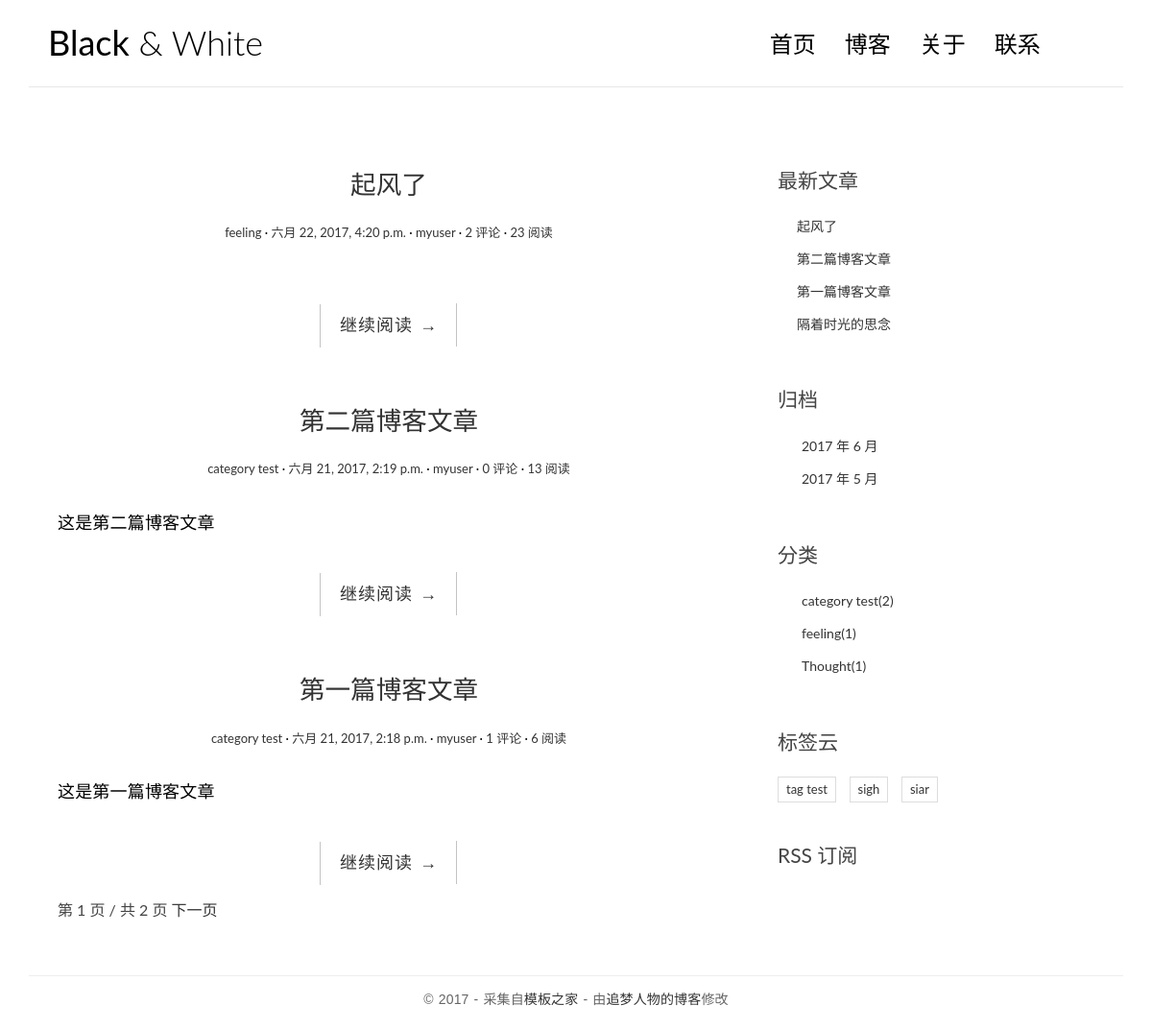
The app's page /, older data.
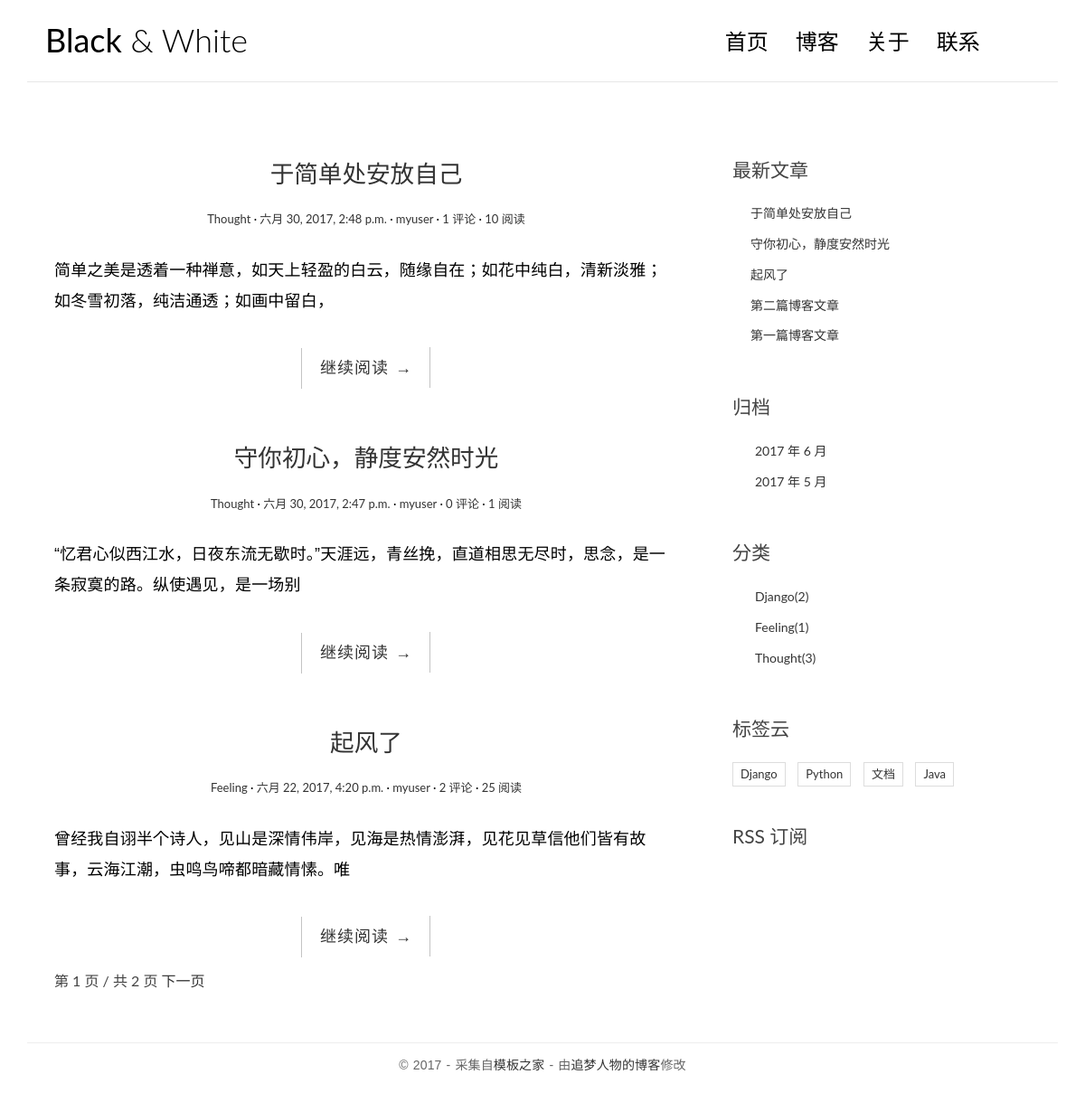
The same page, newer data.
### blog/models.py (models this page shows, shortened)
@python_2_unicode_compatible
class Post(models.Model):
    title = models.CharField(max_length=70)
    body = models.TextField()
    created_time = models.DateTimeField()
    modified_time = models.DateTimeField()
    excerpt = models.CharField(max_length=200, blank=True)
    category = models.ForeignKey(Category)
    tags = models.ManyToManyField(Tag, blank=True)
    author = models.ForeignKey(User)
    views = models.PositiveIntegerField(default=0)
    def get_absolute_url(self):
        return reverse('blog:detail', kwargs={'pk': self.pk})
    class Meta:
        ordering = ['-created_time']

@python_2_unicode_compatible
class Category(models.Model):
    name = models.CharField(max_length=100)

@python_2_unicode_compatible
class Tag(models.Model):
    name = models.CharField(max_length=100)

### blog/views.py (the view)
# urls.py: url(r'^$', views.IndexView.as_view(), name='index'),
class IndexView(ListView):
    model = Post
    template_name = 'blog/index.html'
    context_object_name = 'post_list'
    paginate_by = 3

### blog/templatetags/blog_tags.py (called while the page is built)
@register.simple_tag
def get_recent_posts(num=5):
    return Post.objects.all().order_by('-created_time')[:num]

@register.simple_tag
def archives():
    return Post.objects.dates('created_time', 'month', order='DESC')

@register.simple_tag
def get_categories():
    return Category.objects.annotate(num_posts=Count('post')).filter(num_posts__gt=0)

@register.simple_tag
def get_tags():
    return Tag.objects.annotate(num_posts=Count('post')).filter(num_posts__gt=0)

### templates/blog/index.html (shortened to what this page needs)
{% extends 'base.html' %}
{% block main %}
                {% for post in post_list %}
                <article class="post post-{{ post.pk }}">
                    <header class="entry-header">
                        <h1 class="entry-title">
                            <a href="{{ post.get_absolute_url }}">{{ post.title }}</a>
                        </h1>
                        <div class="entry-meta">
                            <span class="post-category"><a href="{% url 'blog:category' post.category.pk %}">{{ post.category.name }}</a></span>
                            <span class="post-date"><a href="#"><time class="entry-date"
                                                datetime="{{ post.created_time }}">{{ post.created_time }}</time></a></span>
                            <span class="post-author"><a href="#">{{ post.author }}</a></span>
                            <span class="comments-link"><a href="{{ post.get_absolute_url }}#comment-area">{{ post.comment_set.count }} 评论</a></span>
                            <span class="views-count"><a href="{{ post.get_absolute_url }}">{{ post.views }} 阅读</a></span>
                        </div>
                    </header>
                    <div class="entry-content clearfix">
                        <p>{{ post.excerpt}}</p>
                        <div class="read-more cl-effect-14">
                            <a href="{{ post.get_absolute_url }}" class="more-link">继续阅读 <span class="meta-nav">→</span></a>
                        </div>
                    </div>
                </article>
                {% empty %}
                    <div class="no-post">暂时还没有发布的文章！</div>
                {% endfor %}
                {% if is_paginated %}
                <div class="pagination-simple">
                    <span class="current">第 {{ page_obj.number }} 页 / 共 {{ paginator.num_pages }} 页</span>
                    {% if page_obj.has_next %}
                    <a href="?page={{ page_obj.next_page_number }}">下一页</a>
                    {% endif %}
                </div>
                {% endif %}
{% endblock main %}

### templates/base.html (shortened to what the changed rows need)
{% load staticfiles %}
{% load blog_tags %}
<!DOCTYPE html>
<html>
<head>
    <link rel="stylesheet" href="{% static 'blog/css/bootstrap.min.css' %}">
    <link rel="stylesheet" href="http://code.ionicframework.com/ionicons/2.0.1/css/ionicons.min.css">
    <link rel="stylesheet" href="{% static 'blog/css/pace.css' %}">
    <link rel="stylesheet" href="{% static 'blog/css/custom.css' %}">
    <link rel="stylesheet" href="{% static 'blog/css/highlights/github.css' %}">
</head>
<body>
<div class="container">
    <header id="site-header">
        <div class="row">
            <div class="col-md-4 col-sm-5 col-xs-8">
                <div class="logo">
                    <h1><a href="{% url 'blog:index' %}"><b>Black</b> &amp; White</a></h1>
                </div>
            </div>
        </div>
    </header>
</div>
<div class="content-body">
    <div class="container">
        <div class="row">
            <main class="col-md-8">
                {% block main %}
                {% endblock main %}
            </main>
            <aside class="col-md-4">
                 <div class="widget widget-recent-posts">
                    {% get_recent_posts as recent_post_list %}
                    <ul>
                        {% for post in recent_post_list %}
                            <li>
                                <a href="{{ post.get_absolute_url }}">{{ post.title }}</a>
                            </li>
                        {% empty %}
                            暂无文章！
                        {% endfor %}
                    </ul>
                </div>
                 <div class="widget widget-archives">
                     {% archives as date_list %}
                    <ul>
                        {% for date in date_list %}
                        <li>
                            <a href="{% url 'blog:archives' date.year date.month %}">{{ date.year }} 年 {{ date.month }} 月</a>
                        </li>
                        {% empty %}
                        暂无归档！
                        {% endfor %}
                    </ul>
                </div>
                <div class="widget widget-category">
                    {% get_categories as category_list%}
                    <ul>
                        {% for category in category_list %}
                        <li>
                            <a href="{% url 'blog:category' category.pk %}">{{ category.name }}<span class="post-count">({{ category.num_posts }})</span></a>
                        </li>
                        {% empty %}
                        暂无分类!
                        {% endfor %}
                    </ul>
                </div>
                <div class="widget widget-tag-cloud">
                    {% get_tags as tag_list %}
                    <ul>
                        {% for tag in tag_list %}
                        <li>
                            <a href="{% url 'blog:tag' tag.pk %}">{{ tag.name }}</a>
                        </li>
                        {% empty %}
                        暂无标签！
                        {% endfor %}
                    </ul>
                </div>
            </aside>
        </div>
    </div>
</div>
</body>
</html>

Row changes from the older to the newer data that the page shows:
no longer on this page (row edited): Post: title "隔着时光的思念", shown under "最新文章"
no longer on one of the page's lists (row edited): Post: title "第二篇博客文章", category.name "category test", created_time "六月 21, 2017, 2:19 p.m.", author "myuser", comment_set.count "0", views "13", excerpt "这是第二篇博客文章"
no longer on one of the page's lists (row unchanged): Post: title "第一篇博客文章", category.name "category test", created_time "六月 21, 2017, 2:18 p.m.", author "myuser", comment_set.count "1", views "6", excerpt "这是第一篇博客文章"
removed Tag: name "tag test"
removed Tag: name "sigh"
removed Tag: name "siar"
added Post: title "于简单处安放自己", category.name "Thought", created_time "六月 30, 2017, 2:48 p.m.", author "myuser", comment_set.count "1", views "10", excerpt "简单之美是透着一种禅意，如天上轻盈的白云，随缘自在；如花中纯白，清新淡雅；如冬雪初落，纯洁通透；如画中留白，"
added Post: title "守你初心，静度安然时光", category.name "Thought", created_time "六月 30, 2017, 2:47 p.m.", author "myuser", comment_set.count "0", views "1", excerpt "“忆君心似西江水，日夜东流无歇时。”天涯远，青丝挽，直道相思无尽时，思念，是一条寂寞的路。纵使遇见，是一场别"
changed Post "起风了": category.name "feeling" → "Feeling"; views "23" → "25"; excerpt (not shown) → "曾经我自诩半个诗人，见山是深情伟岸，见海是热情澎湃，见花见草信他们皆有故事，云海江潮，虫鸣鸟啼都暗藏情愫。唯"
changed Category: name "category test" → "Django"
changed Category: name "feeling" → "Feeling"
computed for Category "Thought": num_posts "1" → "3"
added Tag: name "Django"
added Tag: name "Python"
added Tag: name "文档"
added Tag: name "Java"
